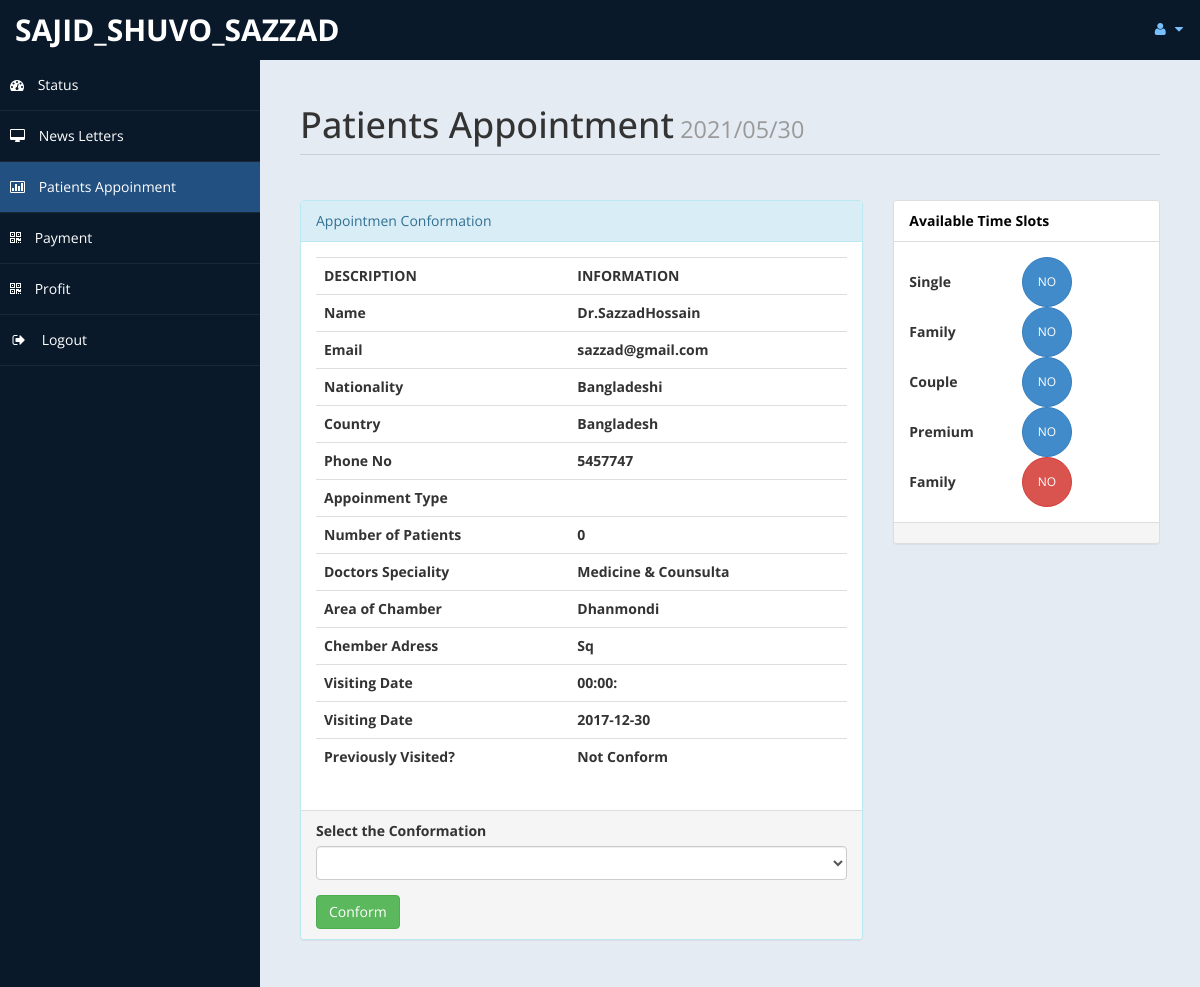
The app's page /admin/appoinment.php?rid=8 (signed in) with its own data.
### tables this page shows
CREATE TABLE IF NOT EXISTS `appoinment` (
  `id` int(10) unsigned NOT NULL,
  `Title` varchar(5) DEFAULT NULL,
  `FName` text,
  `LName` text,
  `Email` varchar(50) DEFAULT NULL,
  `National` varchar(30) DEFAULT NULL,
  `Country` varchar(30) DEFAULT NULL,
  `Phone` text,
  `Doc_speciality` varchar(20) DEFAULT NULL,
  `typ_of_apoint` varchar(50) NOT NULL,
  `n_patients` int(11) NOT NULL,
  `Area_Sel` varchar(40) DEFAULT NULL,
  `Doc_adrs` varchar(100) DEFAULT NULL,
  `Vtime` varchar(6) DEFAULT NULL,
  `VDate` date DEFAULT NULL,
  `Status` varchar(15) DEFAULT NULL
);

### admin/appoinment.php (the view, shortened to what this page needs)
<?php
		if(!isset($_GET["rid"]))
		{
			 header("location:index.php");
		}
		else {
				$curdate=date("Y/m/d");
				include ('db.php');
				$id = $_GET['rid'];
				$sql ="Select * from appoinment where id = '$id'";
				$re = mysqli_query($con,$sql);
				while($row=mysqli_fetch_array($re))
				{
					$title = $row['Title'];
					$fname = $row['FName'];
					$lname = $row['LName'];
					$email = $row['Email'];
					$nat = $row['National'];
					$country = $row['Country'];
					$Phone = $row['Phone'];
					$typ_of_apoint=$row['typ_of_apoint'];
					$n_patients=$row['n_patients'];
					$Doc_speciality = $row['Doc_speciality'];
					$Area_Sel = $row['Area_Sel'];
					$Doc_adrs = $row['Doc_adrs'];
					$VTime= $row['Vtime'];
					$VDate = $row['VDate'];
					$prev_visit= $row['Status'];
				}
	}
			?>
<!DOCTYPE html>
<html xmlns="http://www.w3.org/1999/xhtml">
<head>
    <link href="assets/css/bootstrap.css" rel="stylesheet" />
    <link href="assets/css/font-awesome.css" rel="stylesheet" />
    <link href="assets/js/morris/morris-0.4.3.min.css" rel="stylesheet" />
    <link href="assets/css/custom-styles.css" rel="stylesheet" />
</head>
<body>
    <div id="wrapper">
        <nav class="navbar navbar-default top-navbar" role="navigation">
            <div class="navbar-header">
                <a class="navbar-brand" href="home.php"> <?php echo $_SESSION["user"]; ?> </a>
            </div>
            <ul class="nav navbar-top-links navbar-right">
                <li class="dropdown">
                    <a class="dropdown-toggle" data-toggle="dropdown" href="#" aria-expanded="false">
                        <i class="fa fa-user fa-fw"></i> <i class="fa fa-caret-down"></i>
                    </a>
                </li>
            </ul>
        </nav>
        <nav class="navbar-default navbar-side" role="navigation">
            <div class="sidebar-collapse">
                <ul class="nav" id="main-menu">
                    <li>
                        <a  href="home.php"><i class="fa fa-dashboard"></i> Status</a>
                    </li>
                    <li>
                        <a href="messages.php"><i class="fa fa-desktop"></i> News Letters</a>
                    </li>
					<li>
                        <a class="active-menu" href="appoinment.php"><i class="fa fa-bar-chart-o"></i> Patients Appoinment</a>
                    </li>
                    <li>
                        <a href="payment.php"><i class="fa fa-qrcode"></i> Payment</a>
                    </li>
					<li>
                        <a  href="profit.php"><i class="fa fa-qrcode"></i> Profit</a>
                    </li>
                    <li>
                        <a href="logout.php"><i class="fa fa-sign-out fa-fw"></i> Logout</a>
                    </li>
					</ul>
            </div>
        </nav>
        <div id="page-wrapper">
            <div id="page-inner">
                <div class="row">
                    <div class="col-md-12">
                        <h1 class="page-header">
                            Patients Appointment<small>	<?php echo  $curdate; ?> </small>
                        </h1>
                    </div>
					<div class="col-md-8 col-sm-8">
                    <div class="panel panel-info">
                        <div class="panel-heading">
                         Appointmen Conformation
                        </div>
                        <div class="panel-body">
							<div class="table-responsive">
                                <table class="table">
                                    <tr>
                                            <th>DESCRIPTION</th>
                                            <th>INFORMATION</th>
                                        </tr>
                                        <tr>
                                            <th>Name</th>
                                            <th><?php echo $title.$fname.$lname; ?> </th>
                                        </tr>
										<tr>
                                            <th>Email</th>
                                            <th><?php echo $email; ?> </th>
                                        </tr>
										<tr>
                                            <th>Nationality </th>
                                            <th><?php echo $nat; ?></th>
                                        </tr>
										<tr>
                                            <th>Country </th>
                                            <th><?php echo $country;  ?></th>
                                        </tr>
										<tr>
                                            <th>Phone No </th>
                                            <th><?php echo $Phone; ?></th>
                                        </tr>
                                        <tr>
                                            <th>Appoinment Type</th>
                                            <th><?php echo $typ_of_apoint; ?></th>
                                        </tr>
                                        <tr>
                                            <th>Number of Patients</th>
                                            <th><?php echo $n_patients; ?></th>
                                        </tr>
										<tr>
                                            <th>Doctors Speciality </th>
                                            <th><?php echo $Doc_speciality; ?></th>
                                        </tr>
										<tr>
                                            <th> Area  of Chamber</th>
                                            <th><?php echo $Area_Sel; ?></th>
                                        </tr>
										<tr>
                                            <th>Chember Adress </th>
                                            <th><?php echo $Doc_adrs; ?></th>
                                        </tr>
                                        <tr>
                                            <th>Visiting  Date </th>
                                            <th><?php echo $VTime; ?></th>
                                        </tr>
										<tr>
                                            <th>Visiting  Date </th>
                                            <th><?php echo $VDate; ?></th>
                                        </tr>
										<tr>
                                            <th> Previously Visited?</th>
                                            <th><?php echo $prev_visit; ?></th>
                                        </tr>
                                </table>
                            </div>
                        </div>
                        <div class="panel-footer">
                            <form method="post">
										<div class="form-group">
														<label>Select the Conformation</label>
														<select name="conf"class="form-control">
															<option value selected>	</option>
															<option value="Conform">Conform</option>
														</select>
										 </div>
							<input type="submit" name="co" value="Conform" class="btn btn-success">
							</form>
                        </div>
                    </div>
					</div>
					<?php
						$r =0 ;
						$sc =0;
						$gh = 0;
						$sr = 0;
						$dr = 0;
						?>
						<?php
						$cr =0 ;
						$csc =0;
						$cgh = 0;
						$csr = 0;
						$cdr = 0;
					?>
					<div class="col-md-4 col-sm-4">
                    <div class="panel panel-default">
                        <div class="panel-heading">
                           Available Time Slots
                        </div>
                        <div class="panel-body">
						<table width="200px">
							<tr>
								<td><b>Single</b></td>
								<td><button type="button" class="btn btn-primary btn-circle"><?php
									$f1 =$sc - $csc;
									if($f1 <=0 )
									{	$f1 = "NO";
										echo $f1;
									}
									else{
											echo $f1;
									}
								?> </button></td>
							</tr>
							<tr>
								<td><b>Family</b>	 </td>
								<td><button type="button" class="btn btn-primary btn-circle"><?php
								$f2 =  $gh -$cgh;
								if($f2 <=0 )
									{	$f2 = "NO";
										echo $f2;
									}
									else{
											echo $f2;
									}
								?> </button></td>
							</tr>
							<tr>
								<td><b> Couple</b></td>
								<td><button type="button" class="btn btn-primary btn-circle"><?php
								$f3 =$sr - $csr;
								if($f3 <=0 )
									{	$f3 = "NO";
										echo $f3;
									}
									else{
											echo $f3;
									}
								?> </button></td>
							</tr>
							<tr>
								<td><b>Premium</b>	 </td>
								<td><button type="button" class="btn btn-primary btn-circle"><?php
								$f4 =$dr - $cdr;
								if($f4 <=0 )
									{	$f4 = "NO";
										echo $f4;
									}
									else{
											echo $f4;
									}
								?> </button></td>
							</tr>
							<tr>
								<td><b>Family</b> </td>
								<td> <button type="button" class="btn btn-danger btn-circle"><?php
								$f5 =$r-$cr;
								if($f5 <=0 )
									{	$f5 = "NO";
										echo $f5;
									}
									else{
											echo $f5;
									}
								 ?> </button></td>
							</tr>
						</table>
						</div>
                        <div class="panel-footer">
                        </div>
                    </div>
					</div>
                </div>
                </div>
         </div>
        </div>
</body>
</html>

### admin/assets/css/custom-styles.css (style rules this page uses)
body { font-family: 'Open Sans', sans-serif; }
#wrapper { width: 100%; background:#09192A; }
#page-wrapper { padding: 15px 15px; min-height: 600px; background:#E5EBF2; }
#page-inner { width:100%; margin:10px 20px 10px 0px; background-color:transparent; padding:10px; min-height:1200px; }
h1, .h1, h2, .h2, h3, .h3 { margin-top: 7px; margin-bottom: -5px; }
.page-header { padding-bottom: 9px; margin: 10px 0 45px; border-bottom: 1px solid #C7D1DD; }
.panel-default > .panel-heading { color: #000; background-color: #FFFFFF; border-color: #ddd; font-weight:bold; }
.top-navbar { margin:0px; }
.top-navbar .navbar-brand { color: #fff; width: 260px; text-align: left; height: 60px; font-size: 30px; font-weight: 700; text-transform: uppercase; line-height: 30px; }
.top-navbar .nav > li { position: relative; display: inline-block; }
.top-navbar .nav > li > a { position: relative; display: block; padding: 19px 15px; color: #77C0FD; }
.active-menu { background-color:#225081!important; }
.sidebar-collapse , .sidebar-collapse .nav { background:none; }
.sidebar-collapse .nav { padding:0; }
.sidebar-collapse .nav > li > a { color:#fff; background:transparent; text-shadow:none; }
.sidebar-collapse > .nav > li > a { padding:15px 10px; }
.sidebar-collapse > .nav > li { border-bottom: 1px solid rgba(107, 108, 109, 0.19); }
.navbar-side { border:none; background-color: transparent; }
.top-navbar { background:#09192A; border-bottom:none; }
.top-navbar .nav > li > a > i { margin-right: 2px; }
.navbar-default { border:0px solid black; }
.navbar-header { background: #09192A; }
.nav > li > a > i { margin-right:10px; }
.btn-circle { width: 50px; height: 50px; padding: 6px 0; -webkit-border-radius: 25px; -moz-border-radius: 25px; border-radius: 25px; text-align: center; font-size: 12px; line-height: 1.428571429; }
@media (min-width:768px) { #page-wrapper { margin: 0 0 0 260px; padding: 15px 30px; min-height: 1200px; } }
@media (min-width:768px) { .navbar-side { z-index: 1; position: absolute; width: 260px; } }
@media (min-width:768px) { .navbar { border-radius: 0px; } }

### records on screen
appoinment: Title "Dr.", FName "Sazzad", LName "Hossain", Email "sazzad@gmail.com", National "Bangladeshi", Country "Bangladesh", Phone "5457747", n_patients "0", Doc_speciality "Medicine & Counsulta", Area_Sel "Dhanmondi", Doc_adrs "Sq", Vtime "00:00:", VDate "2017-12-30", Status "Not Conform"

### other values on screen
$_SESSION["user"] "SAJID_SHUVO_SAZZAD"
$f1 "NO"
$f2 "NO"
$f3 "NO"
$f4 "NO"
$f5 "NO"
